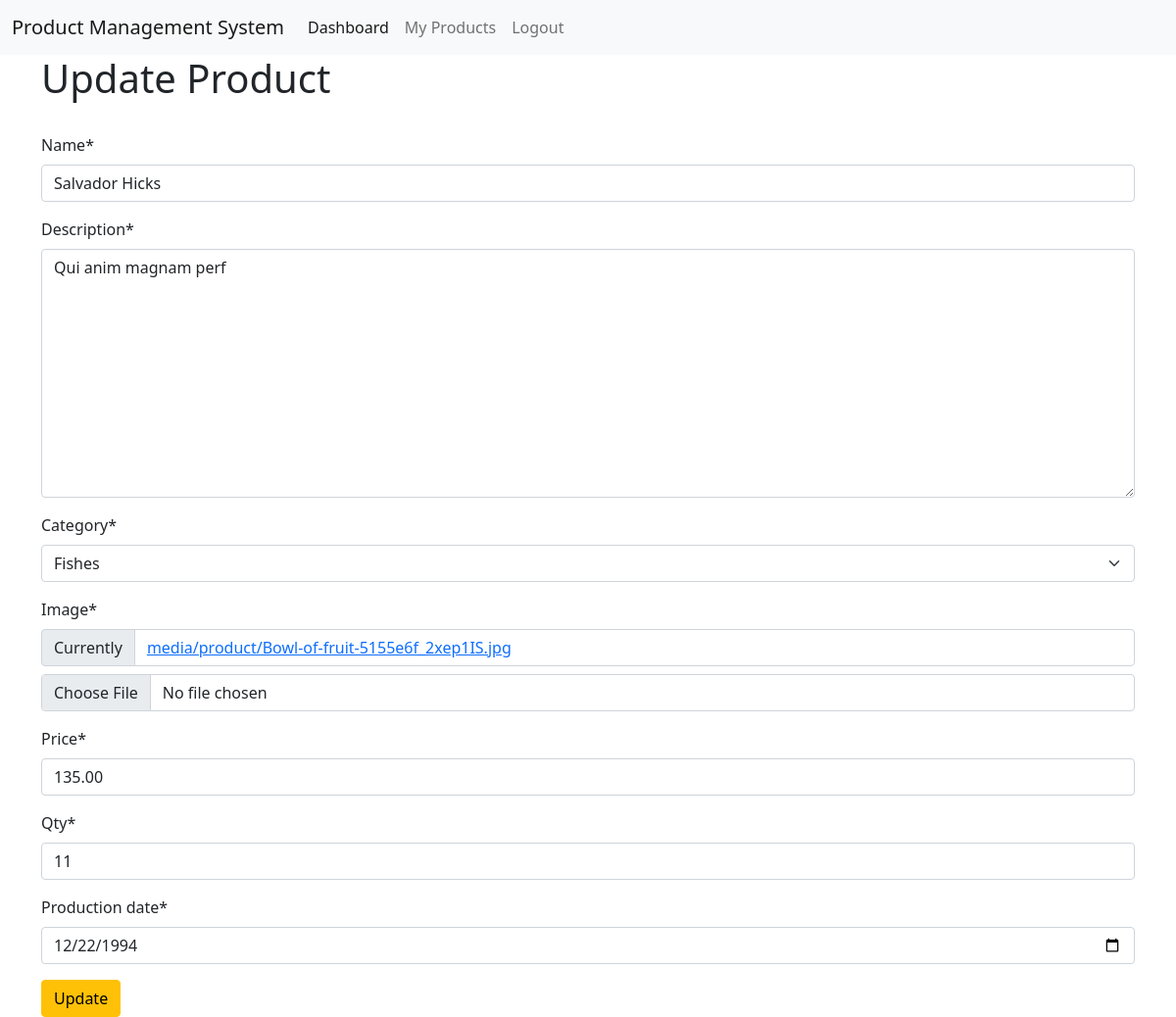
Page /update-product/4 (signed in) on the committed database.
### product_app/models.py (models this page shows, shortened)
class ProductModel(models.Model):
    CATEGORY_TYPES =[
        ('Vegetable','Vegetable'),
        ('Fishes','Fishes'),
        ('Fruits','Fruits'),
    ]
    name = models.CharField(max_length=100,null=True)
    description = models.TextField(null=True)
    category = models.CharField(choices=CATEGORY_TYPES,max_length=20,null=True)
    image = models.ImageField(upload_to='media/product',null=True)
    price = models.DecimalField(max_digits=20,decimal_places=2,null=True)
    qty = models.PositiveIntegerField(null=True)
    total_amount = models.FloatField(null=True)
    production_date = models.DateField(null=True)
    created_by = models.ForeignKey(
        ProductUserModel,
        on_delete=models.CASCADE,
        related_name='products',
        null=True)

### product_app/views.py (the view)
# urls.py: path('update-product/<str:p_id>',update_product, name='update_product'),
@login_required
def update_product(request,p_id):
    if request.method == 'POST':
        product = ProductModel.objects.get(id = p_id )
        p_data = ProductForm(request.POST,request.FILES,instance = product)
        if p_data.is_valid():
            product= p_data.save(commit=False)
            product.total_amount=product.price * product.qty
            product.save()
            return redirect('my_products')
    else:
        product = ProductModel.objects.get(id = p_id )
        p_data = ProductForm(instance = product)
        context = {
            'p_data':p_data
        }
    return render(request, 'pages/update_product.html',context)

### product_app/forms.py
class ProductForm(forms.ModelForm):
    class Meta:
        model = ProductModel
        fields = '__all__'
        widgets = {
            'production_date': forms.DateInput(attrs={'type':'date'})
        }
        exclude = ['total_amount','created_by']

### product_app/templates/pages/update_product.html (shortened to what this page needs)
{% extends 'master/base.html' %}
{% load crispy_forms_tags %}
{% block content %}
<h1>Update Product</h1>
<br>
<form action="" method="POSt" enctype="multipart/form-data">
    {{p_data | crispy }}
    <button type="submit" class="btn btn-warning">Update</button>
</form>
{% endblock content %}

### rows in the picture
ProductModel: name "Salvador Hicks", description "Qui anim magnam perf", category "Fishes", price "135.00", qty "11", production_date "12/22/1994"
